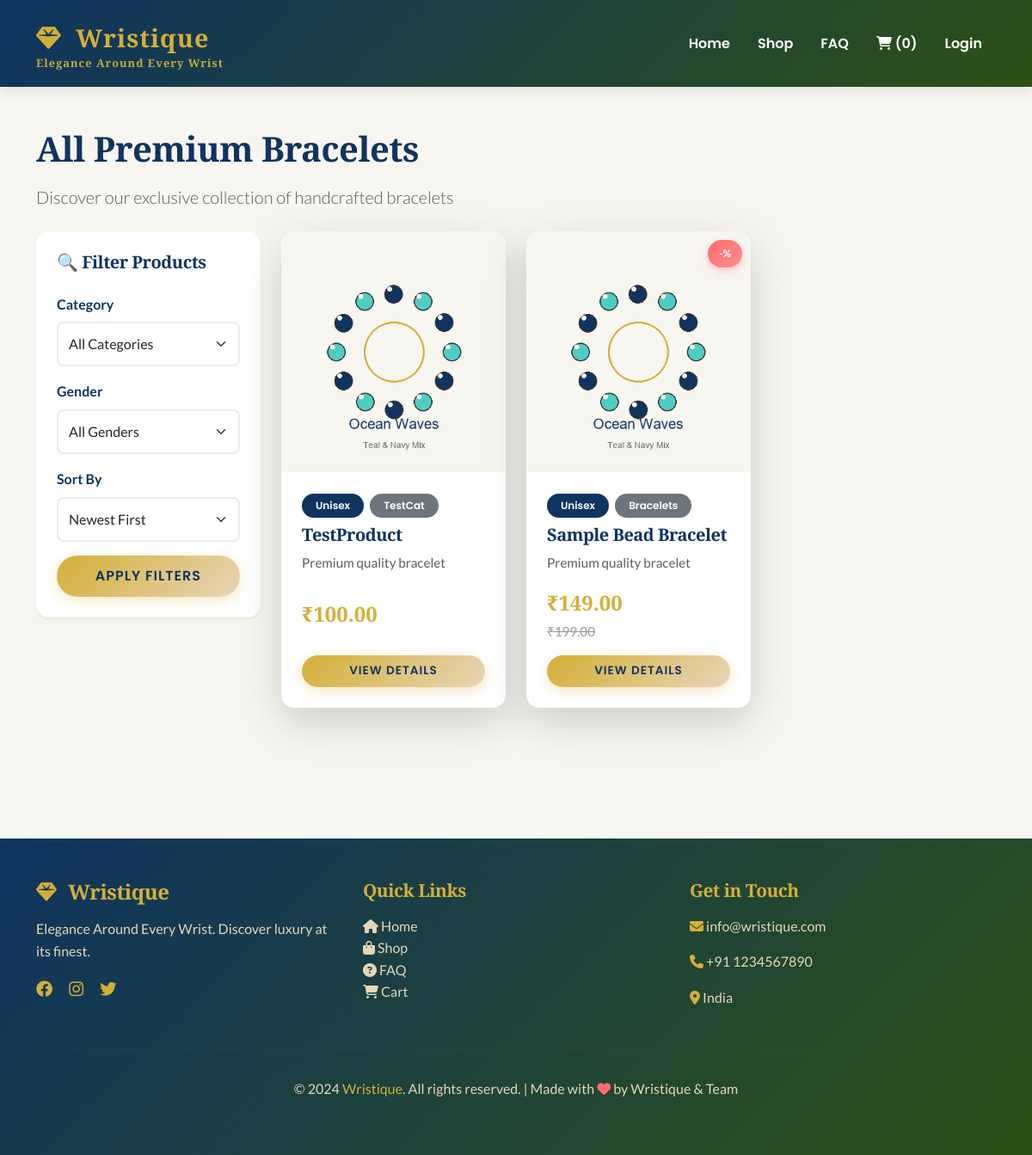
The app's page /shop/ with its own data.
### store/models.py (models this page shows, shortened)
class Product(models.Model):
    GENDER_CHOICES = [
        ('men', 'Men'),
        ('women', 'Women'),
        ('kids', 'Kids'),
        ('unisex', 'Unisex'),
    ]
    name = models.CharField(max_length=200)
    slug = models.SlugField(max_length=200, unique=True)
    sku = models.CharField(max_length=20, unique=True)
    description = models.TextField()
    category = models.ForeignKey(Category, on_delete=models.CASCADE, related_name='products')
    price = models.DecimalField(max_digits=10, decimal_places=2)
    discount_price = models.DecimalField(max_digits=10, decimal_places=2, blank=True, null=True)
    stock = models.PositiveIntegerField(default=0)
    gender = models.CharField(max_length=10, choices=GENDER_CHOICES, default='unisex')
    is_featured = models.BooleanField(default=False)
    is_new_arrival = models.BooleanField(default=False)
    is_best_seller = models.BooleanField(default=False)
    is_active = models.BooleanField(default=True)
    image = models.ImageField(upload_to='products/', blank=True, null=True)
    images = models.ManyToManyField('ProductImage', blank=True, related_name='product_images')
    created_at = models.DateTimeField(auto_now_add=True)
    updated_at = models.DateTimeField(auto_now=True)
    class Meta:
        ordering = ['-created_at']
    @property
    def final_price(self):
        return self.discount_price if self.discount_price else self.price

class Category(models.Model):
    name = models.CharField(max_length=100, unique=True)
    slug = models.SlugField(max_length=100, unique=True)
    description = models.TextField(blank=True)
    image = models.ImageField(upload_to='categories/', blank=True, null=True)
    is_active = models.BooleanField(default=True)
    created_at = models.DateTimeField(auto_now_add=True)
    class Meta:
        verbose_name_plural = 'Categories'
        ordering = ['name']

### store/views.py (the view)
# urls.py: path('shop/', views.shop, name='shop'),
def shop(request):
    products = Product.objects.filter(is_active=True).order_by('-created_at')
    categories = Category.objects.filter(is_active=True)
    category = request.GET.get('category')
    gender = request.GET.get('gender')
    sort = request.GET.get('sort')
    if category:
        products = products.filter(category__slug=category)
    if gender:
        products = products.filter(gender=gender)
    if sort:
        if sort == 'price_low':
            products = products.order_by('price')
        elif sort == 'price_high':
            products = products.order_by('-price')
    paginator = Paginator(products, 12)
    page_number = request.GET.get('page')
    page_obj = paginator.get_page(page_number)
    context = {
        'products': page_obj,
        'categories': categories,
    }
    return render(request, 'store/shop.html', context)

### templates/store/shop.html (shortened to what this page needs)
{% extends 'store/base.html' %}
{% block content %}
<div class="container py-5">
    <div class="mb-4">
        <h2 style="margin-bottom: 1rem;">All Premium Bracelets</h2>
        <p class="lead text-muted">Discover our exclusive collection of handcrafted bracelets</p>
    </div>
    <div class="row mb-4">
        <div class="col-md-3">
            <div class="card shadow-sm" style="position: sticky; top: 20px;">
                <div class="card-body">
                    <h5 class="card-title mb-4">🔍 Filter Products</h5>
                    <form method="GET">
                        <div class="mb-3">
                            <label class="form-label">Category</label>
                            <select name="category" class="form-select">
                                <option value="">All Categories</option>
                            </select>
                        </div>
                        <div class="mb-3">
                            <label class="form-label">Gender</label>
                            <select name="gender" class="form-select">
                                <option value="">All Genders</option>
                            </select>
                        </div>
                        <div class="mb-3">
                            <label class="form-label">Sort By</label>
                            <select name="sort" class="form-select">
                                <option value="">Newest First</option>
                            </select>
                        </div>
                        <button type="submit" class="btn btn-primary w-100">Apply Filters</button>
                    </form>
                </div>
            </div>
        </div>
        <div class="col-md-9">
            <div class="row g-4">
                {% for product in products %}
                <div class="col-lg-4 col-md-6">
                    <div class="card h-100 shadow-lg" style="transition: all 0.3s;">
                        <div style="position: relative; overflow: hidden; height: 280px;">
                            {% if product.image %}
                            <img src="{{ product.image.url }}" class="card-img-top" alt="{{ product.name }}" style="height: 100%; object-fit: cover;">
                            {% else %}
                            <img src="/static/images/ocean_waves.png" class="card-img-top" alt="{{ product.name }}" style="height: 100%; object-fit: cover;">
                            {% endif %}
                            {% if product.discount_price %}
                            <div class="discount-badge">-{{ product.discount }}%</div>
                            {% endif %}
                        </div>
                        <div class="card-body d-flex flex-column">
                            <div class="mb-2">
                                <span class="badge bg-sapphire">{{ product.gender|title }}</span>
                                <span class="badge bg-secondary ms-1">{{ product.category.name }}</span>
                            </div>
                            <h5 class="card-title">{{ product.name }}</h5>
                            <p class="card-text text-muted small mb-3">Premium quality bracelet</p>
                            <div class="d-flex justify-content-between align-items-center mb-3 flex-grow-1">
                                <div>
                                    <span class="price-current">₹{{ product.final_price }}</span>
                                    {% if product.discount_price %}
                                    <br><span class="price-original">₹{{ product.price }}</span>
                                    {% endif %}
                                </div>
                            </div>
                            <a href="{% url 'store:product_detail' product.slug %}" class="btn btn-primary btn-sm w-100">View Details</a>
                        </div>
                    </div>
                </div>
                {% endfor %}
            </div>
        </div>
    </div>
</div>
{% endblock %}

### static/css/style.css (style rules this page uses)
:root { --primary-gold: #D4AF37; --primary-emerald: #2D5016; --primary-sapphire: #0F3460; --primary-rose: #C1666B; --secondary-gold: #E8D5B7; --light-bg: #F8F6F1; --dark-bg: #1A1A1A; --accent-coral: #FF6B6B; --accent-teal: #4ECDC4; }
* { margin: 0; padding: 0; box-sizing: border-box; }
html, body { height: 100%; }
body { font-family: 'Lato', sans-serif; background-color: var(--light-bg); color: #333; line-height: 1.6; }
h1, h2, h3, h4, h5 { font-family: 'Playfair Display', serif; font-weight: 700; letter-spacing: -0.5px; }
h2 { font-size: 2.5rem; color: var(--primary-sapphire); margin-bottom: 2rem; }
p { font-family: 'Lato', sans-serif; font-size: 1rem; color: #555; }
.btn { font-family: 'Poppins', sans-serif; font-weight: 600; border-radius: 50px; padding: 0.75rem 2rem; transition: all 0.3s ease; text-transform: uppercase; letter-spacing: 1px; }
.btn-primary { background: linear-gradient(135deg, var(--primary-gold) 0%, #E8D5B7 100%); border: none; color: var(--primary-sapphire) !important; box-shadow: 0 4px 15px rgba(212, 175, 55, 0.3); }
.btn-sm { padding: 0.5rem 1.5rem; font-size: 0.85rem; }
.card { border: none; border-radius: 15px; overflow: hidden; box-shadow: 0 5px 20px rgba(0,0,0,0.1); transition: all 0.4s cubic-bezier(0.23, 1, 0.320, 1); background: white; position: relative; }
.card::before { content: ''; position: absolute; top: 0; left: -100%; width: 100%; height: 100%; background: linear-gradient(90deg, transparent, rgba(255,255,255,0.2), transparent); transition: left 0.5s ease; }
.card-img-top { object-fit: cover; height: 250px; transition: transform 0.4s ease; }
.card-body { padding: 1.5rem; }
.card-title { font-family: 'Playfair Display', serif; font-weight: 700; color: var(--primary-sapphire); margin-bottom: 0.5rem; }
.card-text { color: #666; font-size: 0.95rem; }
.badge { font-family: 'Poppins', sans-serif; padding: 0.5rem 1rem; border-radius: 20px; font-weight: 600; font-size: 0.75rem; }
.bg-sapphire { background-color: var(--primary-sapphire) !important; }
.discount-badge { background: linear-gradient(135deg, #FF6B6B, #FF8E8E); color: white; padding: 0.4rem 0.8rem; border-radius: 50px; font-size: 0.75rem; font-weight: 700; position: absolute; top: 10px; right: 10px; box-shadow: 0 4px 10px rgba(255, 107, 107, 0.3); }
.price-current { font-family: 'Playfair Display', serif; font-size: 1.5rem; font-weight: 700; color: var(--primary-gold); }
.price-original { text-decoration: line-through; color: #999; font-size: 0.95rem; }
.form-control, .form-select { border: 2px solid #e9ecef; border-radius: 8px; padding: 0.75rem; font-family: 'Lato', sans-serif; transition: all 0.3s ease; }
.form-label { font-weight: 600; color: var(--primary-sapphire); margin-bottom: 0.5rem; }

### records on screen
Product: gender "Unisex", category.name "TestCat", name "TestProduct", final_price "100.00"
Product: gender "Unisex", category.name "Bracelets", name "Sample Bead Bracelet", final_price "149.00", price "199.00"
